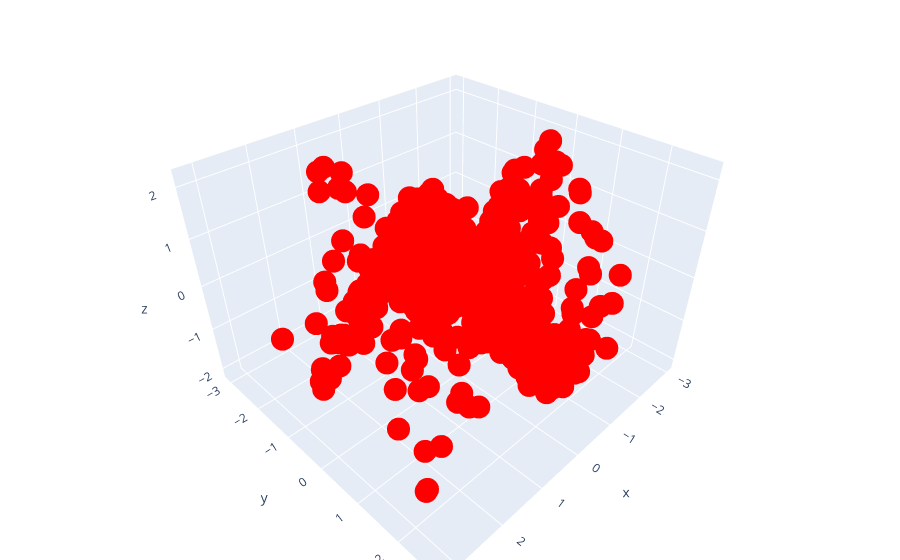

Notebook source saved alongside this figure:
### Code cell
np.random.seed(0)

n_points = 1000
x = np.random.randn(n_points, 2)
# y = x[:, 0] ** 2 + x[:, 1] + np.random.randn(n_points) * 0.1
y = np.sin(2 * x[:, 0]) + np.cos(2 * x[:, 1]) + np.random.randn(n_points) * 0.1

# Create a figure
fig = go.Figure()

# Add the first scatter plot
fig.add_trace(
    go.Scatter3d(x=x[:, 0], y=x[:, 1], z=y, mode="markers", marker=dict(color="red"))
)

# Update the layout
fig.update_layout(margin=dict(l=0, r=0, b=0, t=0))

# Show the figure
fig.show()

### Figure 1 — Plotly figure (JSON) as saved in the notebook; plotly's stock layout.template omitted (floating-point values rounded to 4 significant figures; data arrays with more than 128 entries replaced by an {"elided": "..."} marker saying what was removed)
{"data": [{"marker": {"color": "red"}, "mode": "markers", "type": "scatter3d", "x": {"elided": "1000 float values"}, "y": {"elided": "1000 float values"}, "z": {"elided": "1000 float values"}}], "layout": {"margin": {"b": 0, "l": 0, "r": 0, "t": 0}}}
